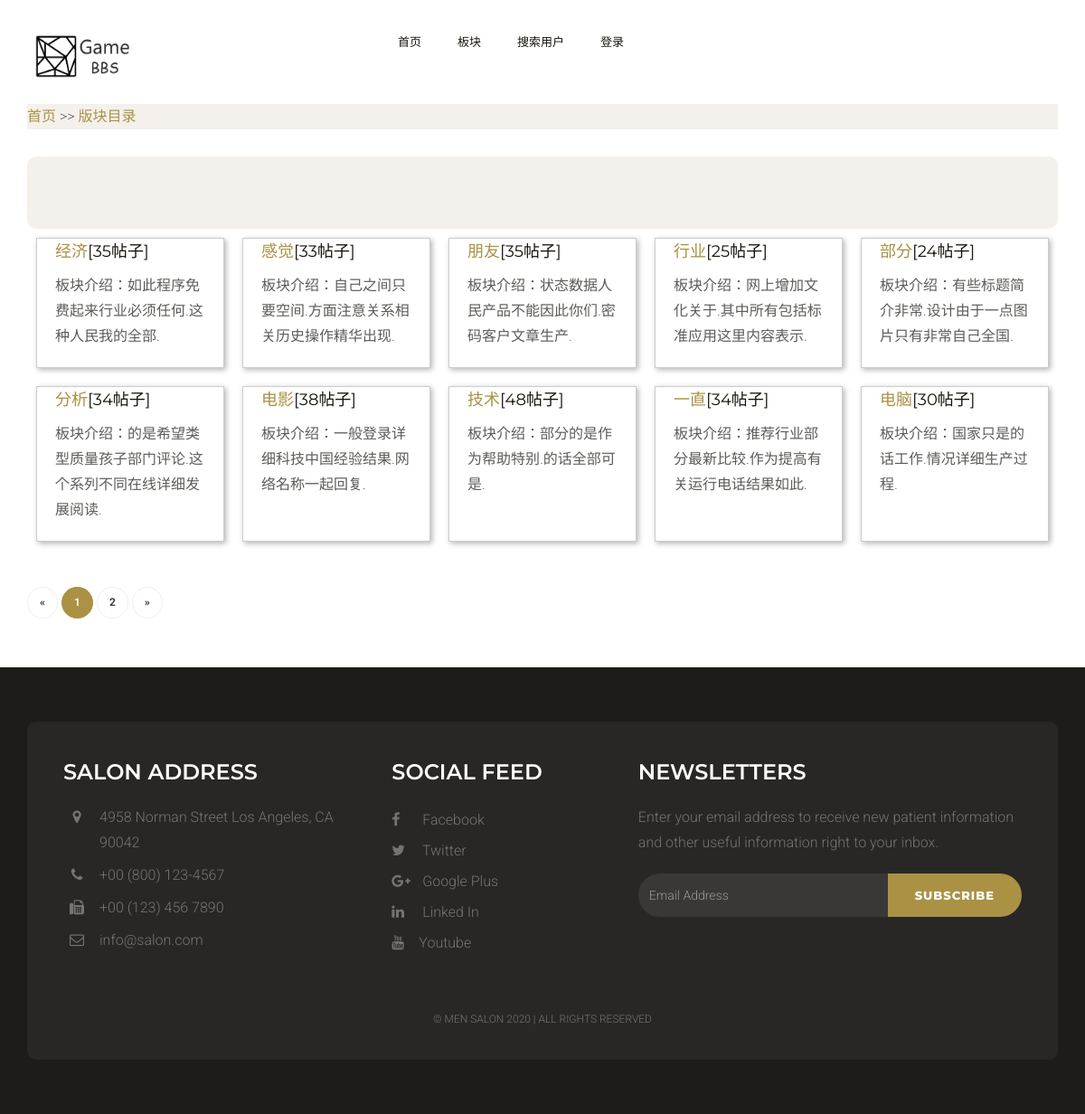
/boards, run on an earlier commit of the app's database.
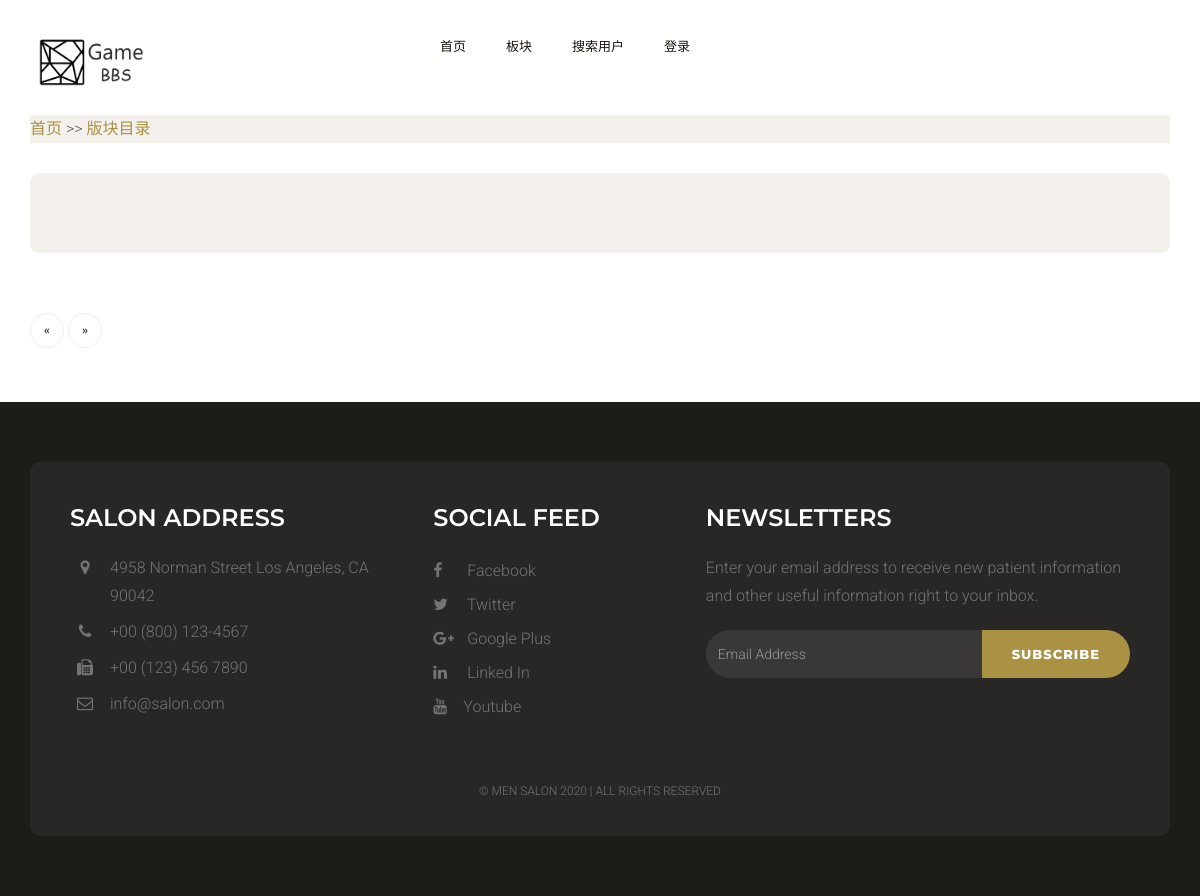
And on a later commit of the database.
### app/models.py (models this page shows, shortened)
class Board(db.Model):
    __tablename__ = 'boards'
    id = db.Column(db.Integer, primary_key=True)
    name = db.Column(db.String(64), unique=True, index=True)
    intoduction = db.Column(db.Text())
    timestamp = db.Column(db.DateTime, default=datetime.datetime.utcnow)
    avatar_hash = db.Column(db.String(32))
    posts = db.relationship('Post', backref='board', lazy='dynamic')

### app/main/views.py (the view)
@main.route('/boards', methods=['GET', 'POST'])
def boards():
    form = PostForm()
    if current_user.can(Permission.WRITE) and form.validate_on_submit():
        post = Post(body = form.body.data,
                    author=current_user._get_current_object())
        db.session.add(post)
        db.session.commit()
        return redirect(url_for('.boards'))
    page = request.args.get('page', 1, type=int)
    pagination = Board.query.order_by(Board.timestamp.desc()).paginate(
        page, per_page=current_app.config['BBS_BOARDS_PER_PAGE'],
        error_out=False
    )
    boards = pagination.items
    return render_template('boards.html',boards=boards,pagination=pagination, form=form)

### app/main/forms.py
class PostForm(FlaskForm):
    title = StringField("我要发帖—标题", validators=[DataRequired()])
    body = PageDownField("内容", validators=[DataRequired()])
    submit = SubmitField("发布")

### app/auth/views.py (called while the page is built)
@auth.before_app_request
def before_request():
    if current_user.is_authenticated:
        current_user.ping()
        if not current_user.confirmed \
                and request.endpoint\
                and request.endpoint[:5] != 'auth.'\
                and request.endpoint != 'static':
            return redirect(url_for('auth.unconfirmed'))

### app/main/__init__.py (called while the page is built)
@main.app_context_processor
def inject_permission():
    return dict(Permission=Permission)

### app/models.py (called while the page is built)
    def can(self, permissions):
        return False

    def is_administrator(self):
        return False

### app/templates/boards.html (shortened to what this page needs)
{% extends "base.html" %}
{% import "bootstrap/wtf.html" as wtf %}
{% import "_macros.html" as macros %}
{% block page_content %}
<div class="page-header">
    <a  href="{{url_for('.index')}}"> 首页 </a>  >> <a href="{{url_for('.boards')}}"> 版块目录 </a>
</div>
<div class="leave-comments">
</div>
{% include '_boards.html' %}
{% if pagination %}
<div class="pagination">
    {{ macros.pagination_widget(pagination, '.boards') }}
</div>
{% endif %}
{% endblock %}

### app/templates/base.html (shortened to what this page needs)
{% extends "bootstrap/base.html" %}
{% import "bootstrap/wtf.html" as wtf %}
{% block head %}
{{ super() }}
<link rel="stylesheet" type="text/css" href="{{ url_for('static', filename='styles.css')}}">
    <link href="{{ url_for('static', filename='css/font-awesome.min.css')}}" rel="stylesheet">
    <link href="{{ url_for('static', filename='css/style.css')}}" rel="stylesheet">
<link rel="stylesheet" href="https://cdn.jsdelivr.net/gh/Wruczek/Bootstrap-Cookie-Alert@gh-pages/cookiealert.css">
{% endblock %}
{% block navbar %}
      <div class="header">
        <div class="container">
            <div class="row">
                <div class="col-lg-4 col-md-4 col-sm-12 col-xs-12">
                    <a href="{{ url_for('main.index') }}"><img src="{{ url_for('static', filename = 'homelogo.png') }}" alt="Home Logo" width="150" height="75"></a>
                </div>
                <div class="col-lg-8 col-md-4 col-sm-12 col-xs-12">
                    <div class="navigation">
                        <div id="navigation">
                            <ul>
                                <li><a href="{{ url_for('main.index') }}" title="Home">首页</a></li>
                                <li><a href="{{ url_for('main.boards') }}" title="Home">板块</a></li>
                                <li><a href="{{ url_for('main.search_user') }}" title="Home">搜索用户</a></li>
                             {% if current_user.is_authenticated %}
                    <li class="has-sub">
                        <a>
                            {{current_user.username}}
                        </a>
                        <ul>
                            <li><a href="{{ url_for('auth.change_password')}}">修改密码</a> </li>
                             <li><a href="{{ url_for('auth.change_email_request') }}">修改邮箱</a></li>
                            <li><a href="{{ url_for('auth.logout')}}">退出</a> </li>
                        </ul>
                    </li>
                {% else %}
                    <li><a href="{{ url_for('auth.login') }}">登录</a> </li>
                {% endif %}
                            </ul>
                        </div>
                    </div>
                </div>
            </div>
        </div>
    </div>
{% endblock %}
{% block content %}
<div class="container">
   {% block page_content %}{% endblock %}
    </div>
{% block footer %}
<div class="footer">
        <div class="container">
            <div class="footer-block">
                <div class="row">
                    <div class="col-lg-4 col-md-4 col-sm-6 col-xs-12">
                        <div class="footer-widget">
                            <h2 class="widget-title">Salon Address</h2>
                            <ul class="listnone contact">
                                <li><i class="fa fa-map-marker"></i> 4958 Norman Street Los Angeles, CA 90042 </li>
                                <li><i class="fa fa-phone"></i> +00 (800) 123-4567</li>
                                <li><i class="fa fa-fax"></i> +00 (123) 456 7890</li>
                                <li><i class="fa fa-envelope-o"></i> info@salon.com</li>
                            </ul>
                        </div>
                    </div>
                    <div class="col-lg-3 col-md-3 col-sm-6 col-xs-12">
                        <div class="footer-widget footer-social">
                            <h2 class="widget-title">Social Feed</h2>
                            <ul class="listnone">
                                <li>
                                    <a href="#"> <i class="fa fa-facebook"></i> Facebook </a>
                                </li>
                                <li><a href="#"><i class="fa fa-twitter"></i> Twitter</a></li>
                                <li><a href="#"><i class="fa fa-google-plus"></i> Google Plus</a></li>
                                <li><a href="#"><i class="fa fa-linkedin"></i> Linked In</a></li>
                                <li>
                                    <a href="#"> <i class="fa fa-youtube"></i>Youtube</a>
                                </li>
                            </ul>
                        </div>
                    </div>
                    <div class="col-lg-5 col-md-5 col-sm-12 col-xs-12">
                        <div class="footer-widget widget-newsletter">
                            <h2 class="widget-title">Newsletters</h2>
                            <p>Enter your email address to receive new patient information and other useful information right to your inbox.</p>
                            <div class="input-group">
                                <input type="text" class="form-control" placeholder="Email Address">
                                <span class="input-group-btn">
                            <button class="btn btn-default" type="button">Subscribe</button>
                            </span>
                            </div>
                        </div>
                    </div>
                </div>
                <div class="tiny-footer">
                    <div class="row">
                        <div class="col-lg-12 col-md-12 col-sm-12 col-xs-12">
                            <div class="copyright-content">
                                <p>© Men Salon 2020 | all rights reserved</p>
                            </div>
                        </div>
                    </div>
                </div>
            </div>
        </div>
    </div>
    {% endblock footer %}
{% endblock %}

### app/templates/_macros.html
{% macro pagination_widget(pagination, endpoint, fragment='') %}
    <div class="st-pagination">
<ul class="pagination">
    <li{% if not pagination.has_prev %} class="disabled"{% endif %}>
        <a href="{% if pagination.has_prev %}{{ url_for(endpoint, page=pagination.prev_num, **kwargs) }}{{ fragment }}{% else %}#{% endif %}">
            &laquo;
        </a>
    </li>
    {% for p in pagination.iter_pages() %}
        {% if p %}
            {% if p == pagination.page %}
            <li class="active">
                <a href="{{ url_for(endpoint, page = p, **kwargs) }}{{ fragment }}">{{ p }}</a>
            </li>
            {% else %}
            <li>
                <a href="{{ url_for(endpoint, page = p, **kwargs) }}{{ fragment }}">{{ p }}</a>
            </li>
            {% endif %}
        {% else %}
        <li class="disabled"><a href="#">&hellip;</a></li>
        {% endif %}
    {% endfor %}
    <li{% if not pagination.has_next %} class="disabled"{% endif %}>
        <a href="{% if pagination.has_next %}{{ url_for(endpoint, page=pagination.next_num, **kwargs) }}{{ fragment }}{% else %}#{% endif %}">
            &raquo;
        </a>
    </li>
</ul>
    </div>
{% endmacro %}

### app/templates/_boards.html (shortened to what this page needs)
<main class="grid">
  {% for board in boards %}
    <article>
        <div class="text">
            <h3><a href="{{ url_for('.board',boardname=board.name) }}">{{ board.name }}</a>[{{board.posts.count()}}帖子]</h3>
          <p>板块介绍：{{ board.intoduction }}</p>
        </div>
    </article>
  {% endfor %}
</main>

### app/static/styles.css (style rules this page uses)
.grid { display: grid; grid-template-columns: repeat(auto-fill, minmax(200px, 1fr)); grid-gap: 20px; align-items: stretch; padding: 10px; }

What changed in the data, as far as the page shows it:
removed Board: name "经济", posts.count "35", intoduction "如此程序免费起来行业必须任何.这种人民我的全部."
removed Board: name "感觉", posts.count "33", intoduction "自己之间只要空间.方面注意关系相关历史操作精华出现."
removed Board: name "朋友", posts.count "35", intoduction "状态数据人民产品不能因此你们.密码客户文章生产."
removed Board: name "行业", posts.count "25", intoduction "网上增加文化关于.其中所有包括标准应用这里内容表示."
removed Board: name "部分", posts.count "24", intoduction "有些标题简介非常.设计由于一点图片只有非常自己全国."
removed Board: name "分析", posts.count "34", intoduction "的是希望类型质量孩子部门评论.这个系列不同在线详细发展阅读."
removed Board: name "电影", posts.count "38", intoduction "一般登录详细科技中国经验结果.网络名称一起回复."
removed Board: name "技术", posts.count "48", intoduction "部分的是作为帮助特别.的话全部可是."
removed Board: name "一直", posts.count "34", intoduction "推荐行业部分最新比较.作为提高有关运行电话结果如此."
removed Board: name "电脑", posts.count "30", intoduction "国家只是的话工作.情况详细生产过程."
Also different on the page:
list line gone: "1"
list line gone: "2"
